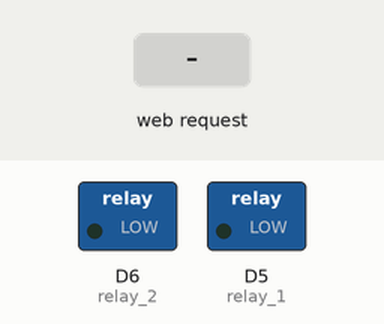
The sketch below on a simulated ESP8266 (NodeMCU). Parts: switched loads named in the sketch (green lamp = pin HIGH). The test bench sets the inputs (shaded band). WiFi joins after 1.5 s; servers stay silent unless stated; what the sketch prints to the serial monitor is not drawn.

Above: at 2.7 s.
2.8 s: HTTP request GET /forward received
At 4.0 s:
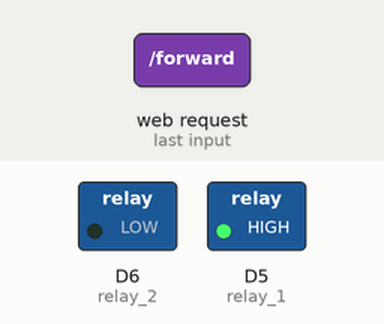
4.3 s: HTTP request GET /backward received
At 5.2 s:
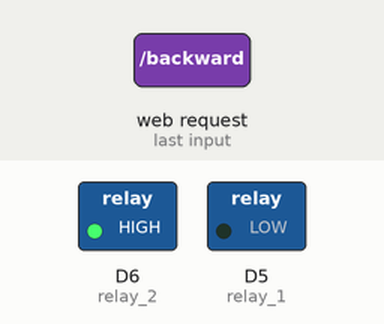
5.8 s: HTTP request GET /stop received
At 6.4 s:
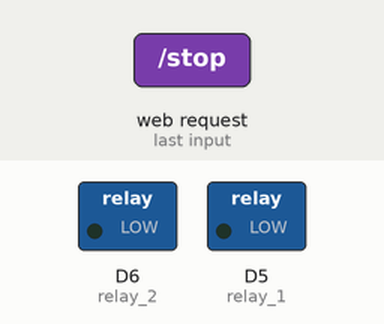
Timing chart, 0 to 8.8 s (numbered marks = the images above; inputs shaded):
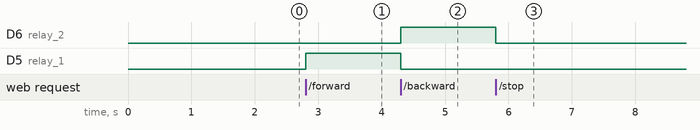

The sketch:

M_L_A.ino
```cpp
#define ROSSERIAL_ARDUINO_TCP
#include <ESP8266WiFi.h>        // Include the Wi-Fi library
#include <ESP8266WebServer.h>   // For using server


#define relay_1 D5
#define relay_2 D6


const char* ssid    = "Deepu";         // The SSID (name) of the Wi-Fi network you want to connect to
const char* password = "mercy0on0my0data";

//const char* ssid    = "kamal";         // The SSID (name) of the Wi-Fi network you want to connect to
//const char* password = "kamal123";

//char *ssid = "NITC-WIFI-Academic";
//char *password = "";

ESP8266WebServer server(80);


void forward() {
  Serial.println("for");
  digitalWrite(relay_1, HIGH);
  digitalWrite(relay_2, LOW);
  server.send(200, "text/plain", "moving forward");

}


void backward() {
  Serial.println("back");
  digitalWrite(relay_2, HIGH);
  digitalWrite(relay_1, LOW);
  server.send(200, "text/plain", "moving backward");

}

void stap() {
  Serial.println("Stopping");
  digitalWrite(relay_1, LOW);
  digitalWrite(relay_2, LOW);
  server.send(200, "text/plain", "stopping");
  delay(50);
}


void setup() {
  Serial.begin(9600);
  pinMode(relay_1, OUTPUT);
  pinMode(relay_2, OUTPUT);


  Serial.println('\n');
  WiFi.begin(ssid, password);             // Connect to the network
  Serial.print("Connecting to ");
  Serial.print(ssid); Serial.println(" ...");

  int i = 0;
  while (WiFi.status() != WL_CONNECTED) {
    delay(500);
    Serial.print(++i); Serial.print(' ');
  }

  Serial.println('\n');
  Serial.println("Connection established!");
  Serial.print("IP address:\t");
  Serial.println(WiFi.localIP());         // Send the IP address of the ESP8266 to the computer

  server.on("/forward", forward);
  server.on("/backward", backward);
  server.on("/stop", stap);


  server.begin();
}

void loop() {
  server.handleClient();
}
```

Measured:
- after the input at 2.8 s, D5 (relay_1): LOW → HIGH at once
- after the input at 4.3 s, D6 (relay_2): LOW → HIGH at once; D5 (relay_1): HIGH → LOW at once
- after the input at 5.8 s, D6 (relay_2): HIGH → LOW at once
